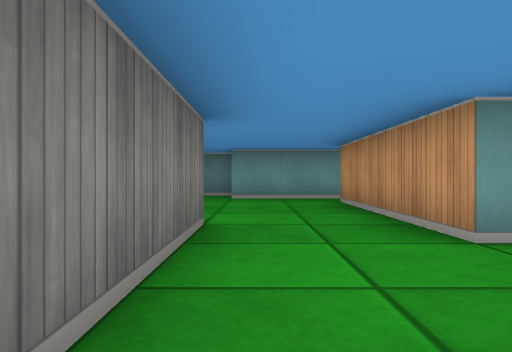
view 1 (above)

24 first-person views from a walk through a cub3D maze. The camera is about half as high as the walls, looks level and sees 70° across. The floor is counted in squares. Each view is taken from the middle of a square. On the plan, view 1 faces up. The plan holds only what a view shows up to about 9 squares ahead; the rest is blank.

view 2
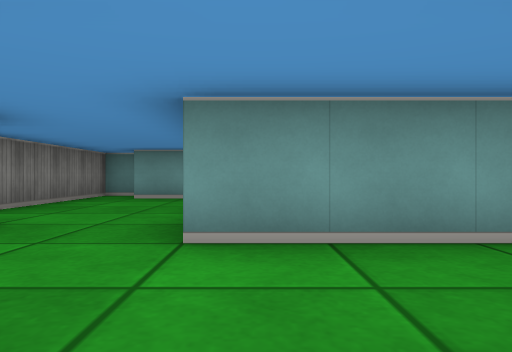

view 3
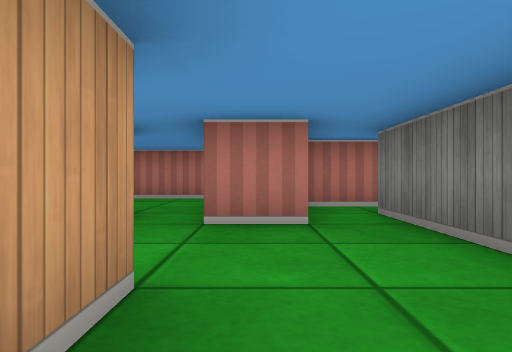

view 4
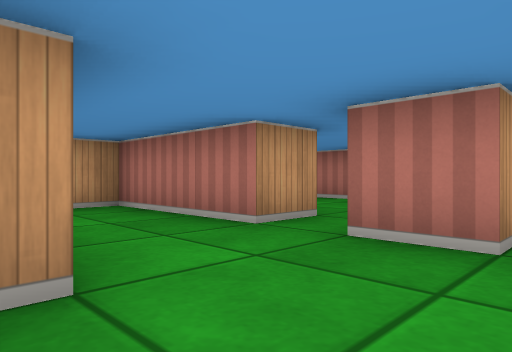

view 5
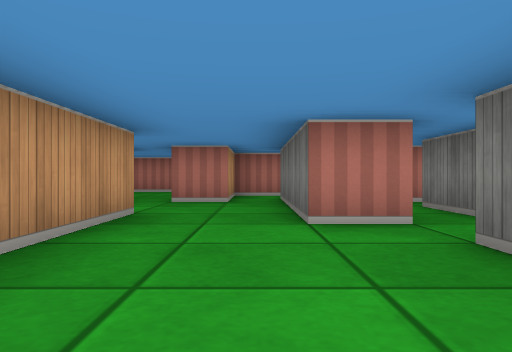

view 6
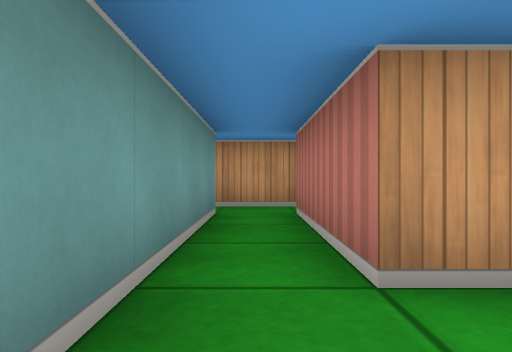

view 7
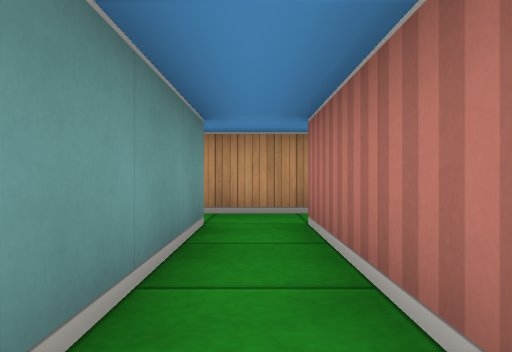

view 8
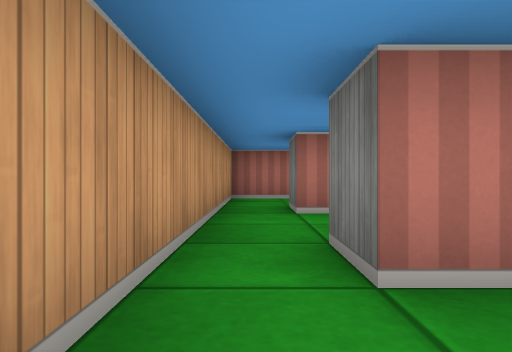

view 9
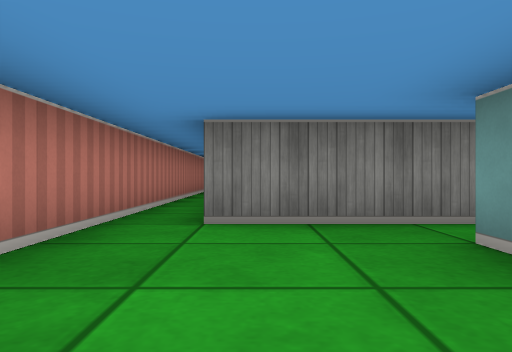

view 10
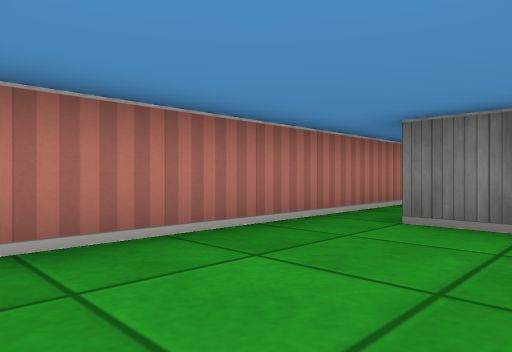

view 11
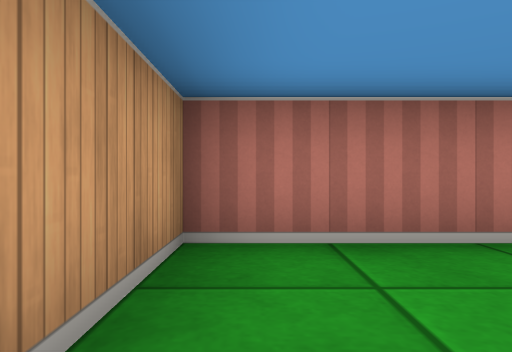

view 12
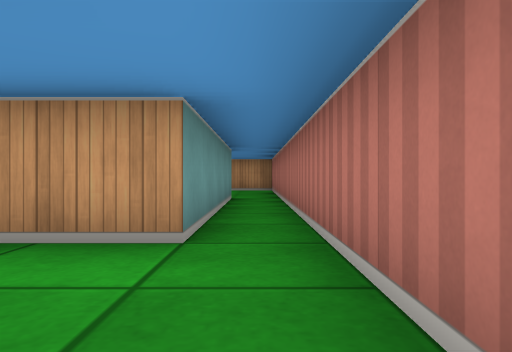

view 13
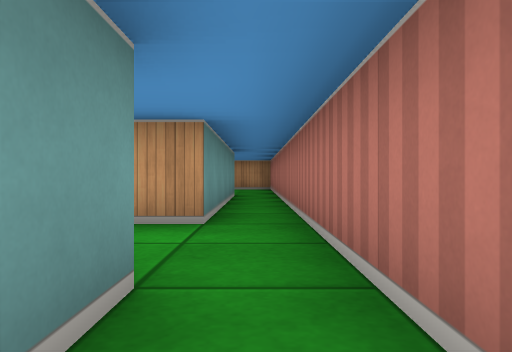

view 14
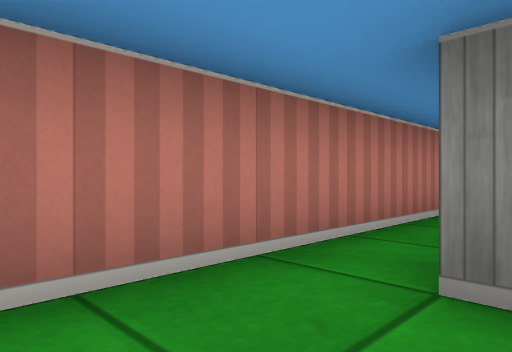

view 15
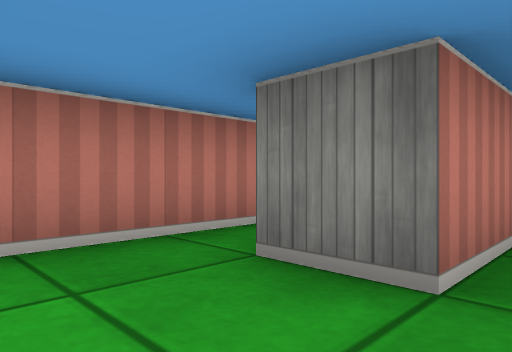

view 16
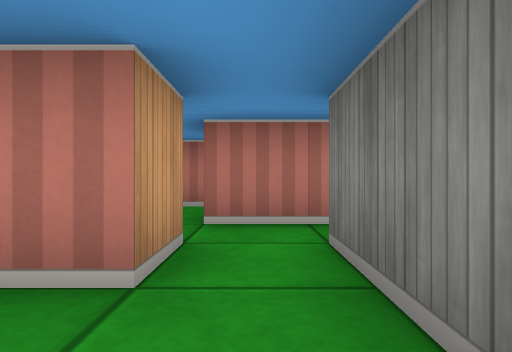

view 17
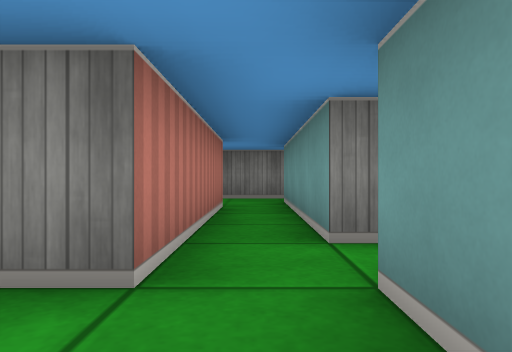

view 18
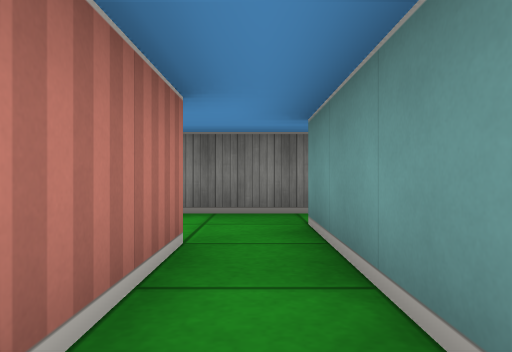

view 19
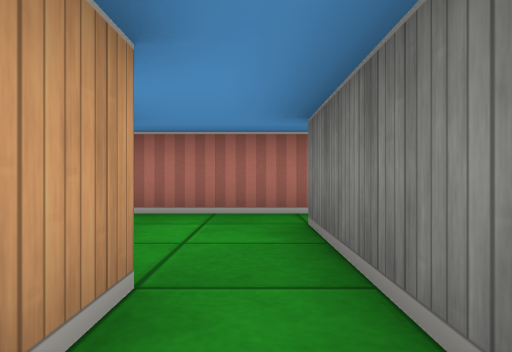

view 20
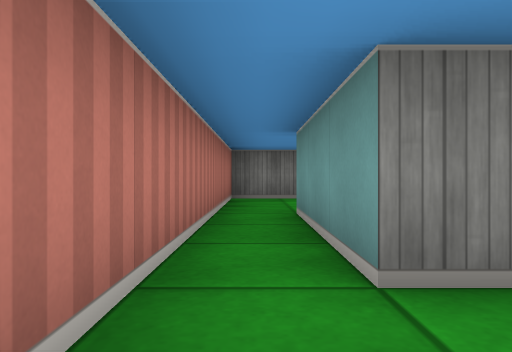

view 21
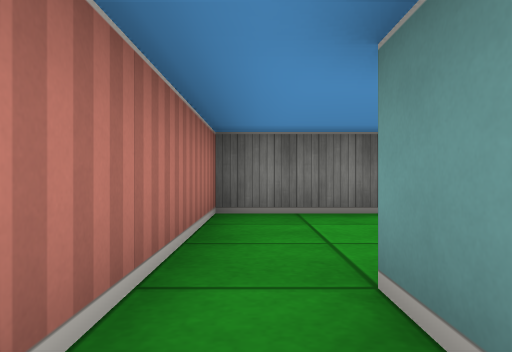

view 22
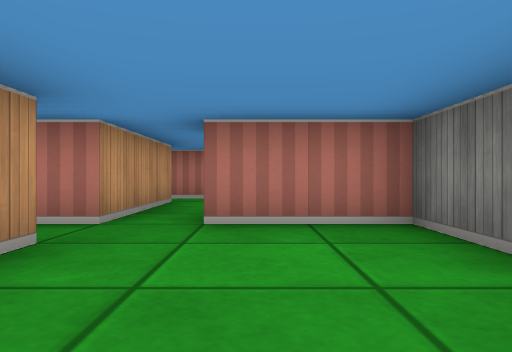

view 23
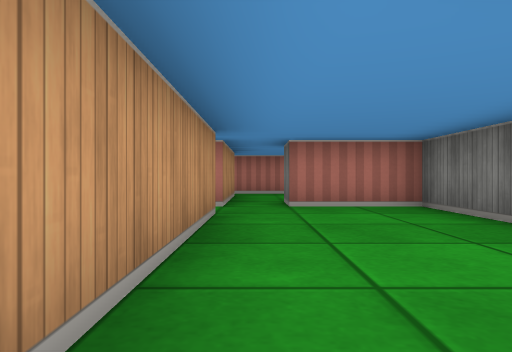

view 24
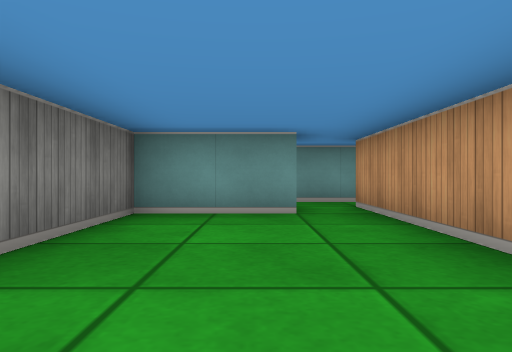

### Floor plan
Key: @ floor where view 1 was taken; # wall or solid block; . floor.
Columns run from 18 left of view 1 to 6 right of it. Each row starts with its distance up from view 1.
  9                 ###
  8    ##           #.#####.#
  7    ..           #.......#
  6 ###.#           #...###.#
  5 #...#           #...# ..#
  4 #...#           ....# ..#
  3 #...#          #.#..###.#
  2 #...#       .  #.#......#
  1 #....  .   #.. . #......#
  0 ###.# #.####.#####@#.####
 -1 #  .# #........# ..#....#
 -2 #...###..####..#####....#
 -3 #.......................#
 -4 #########################

Positions as (right, up) in squares from view 1, and headings:
1: (0, 0), facing up
2: (2, 0), facing up
3: (1, 4), facing down
4: (0, 3), facing down-right
5: (0, 7), facing down
6: (0, 7), facing right
7: (1, 7), facing right
8: (5, 8), facing down
9: (5, -2), facing left
10: (5, -1), facing down-left
11: (5, -1), facing down
12: (-6, -3), facing right
13: (-7, -3), facing right
14: (-4, -2), facing down-left
15: (-4, -1), facing down-left
16: (-6, 2), facing down
17: (-4, -1), facing left
18: (-7, -1), facing left
19: (-11, 1), facing down
20: (-10, -3), facing left
21: (-13, -3), facing left
22: (-16, 4), facing down
23: (-15, 6), facing down
24: (-16, 1), facing up
